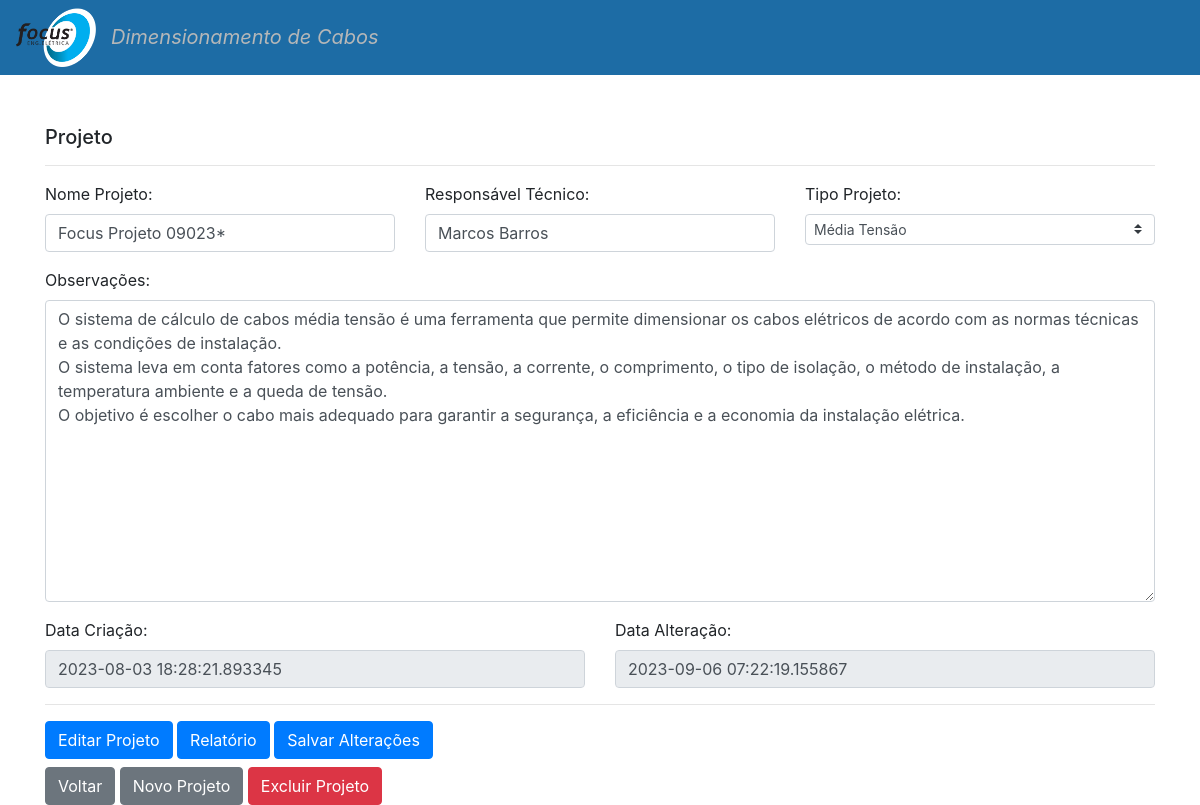
/projeto?id_projeto=5, run on the app's committed database.
### tables this page shows
CREATE TABLE TB_PROJETOS (
                                        id integer PRIMARY KEY autoincrement,
                                        nome_projeto text NOT NULL,
                                        responsavel_tecnico varchar(200),
                                        observacao varchar(1000),
                                        data_criacao datetime,
                                        data_atualizacao datetime
                                    );

### app.py (the view, shortened to what this page needs)
@app.route('/projeto', methods=['GET', 'POST'])
def formProjeto():
    if request.method == 'GET' and request.args.get('id_projeto'):
        id_projeto = request.args.get('id_projeto')
        conn.cursor.execute(f"SELECT * FROM TB_PROJETOS WHERE ID = {id_projeto}")
        data = conn.cursor.fetchone()
        return render_template('formProjeto.html', data = data)

### templates/formProjeto.html (shortened to what this page needs)
{% extends "header.html" %}
{% block body %}
<div class="container" style="margin-top:50px">
  <form action="/projeto" method="post" onsubmit="return alert('Dados Salvos com sucesso!')" >
    <h5> Projeto </h5>
    <hr>
    <div class="row">
        <div class="col">
          <label for="nome_projeto" class="form-label">Nome Projeto:
        </label>
          <input type="text" class="form-control" name="nome_projeto" value= "{{data[1]}}" >
        </div>
        <div class="col">
          <label for="potencia" class="form-label">Responsável Técnico:</label>
          <input type="text" class="form-control" name="responsavel_tecnico" value="{{data[2]}}">
        </div>
        <div class="col">
          <label for="material" class="form-label">Tipo Projeto: </label>
          <select class="custom-select custom-select-sm" id="material" name="material" value="{{data[1]}}">
            <option value="Cobre" {% if data[1]=="Cobre" %} selected {% endif %}>Média Tensão</option>
          </select>
        </div>
      </div>
    <div class="row mt-3">
        <div class="col">
          <label for="observacao" class="form-label">Observações: </label>
          <textarea class="form-control" name="observacao" rows="12" cols="50">{{data[3]}}</textarea>
        </div>
      </div>
    <div class="row mt-3">
        <div class="col">
          <label for="data_criacao" class="form-label">Data Criação:</label>
          <input type="datetime" class="form-control" name="data_criacao" value="{{data[4]}}" disabled>
        </div>
        <div class="col">
          <label for="data_alteracao" class="form-label">Data Alteração:</label>
          <input type="datetime" class="form-control" name="data_alteracao" value="{{data[5]}}" disabled>
        </div>
      </div>
      <hr>
      <button type="button" class="btn btn-primary" onclick="window.location='/parametros?id={{data[0]}}'"> Editar Projeto </button>
      <button type="button" class="btn btn-primary" onclick="window.location='/relatorio?id={{data[0]}}'"> Relatório </button>
      <button type="submit" class="btn btn-primary">Salvar Alterações</button>
</form>
      <form action="/del_proj" method="POST" onsubmit="return confirm('Confirma Exclusão do Projeto {{data[1]}} ? \n\nAtenção! Essa ação não pode ser desfeita.')">
        <button type="button" class="btn btn-secondary mt-2" onclick="window.location='/'"> Voltar </button>
        <button type="button" class="btn btn-secondary mt-2" onclick="window.location='/novo_projeto'">Novo Projeto</button>
        <button type="submit" class="btn btn-danger mt-2">Excluir Projeto</button>
      </form>
</div>
{% endblock %}

### data on the page
TB_PROJETOS: nome_projeto "Focus Projeto 09023*", responsavel_tecnico "Marcos Barros", material "Média Tensão", observacao "O sistema de cálculo de cabos média tensão é uma ferramenta que permite dimensionar os cabos elétricos de acordo com as normas técnicas e as condições de instalação. O sistema leva em conta fatores como a potência, a tensão, a corrente, o comprimento, o tipo de isolação, o método de instalação, a temperatura ambiente e a queda de tensão. O objetivo é escolher o cabo mais adequado para garantir a segurança, a eficiência e a economia da instalação elétrica.", data_criacao "2023-08-03 18:28:21.893345", data_alteracao "2023-09-06 07:22:19.155867"
